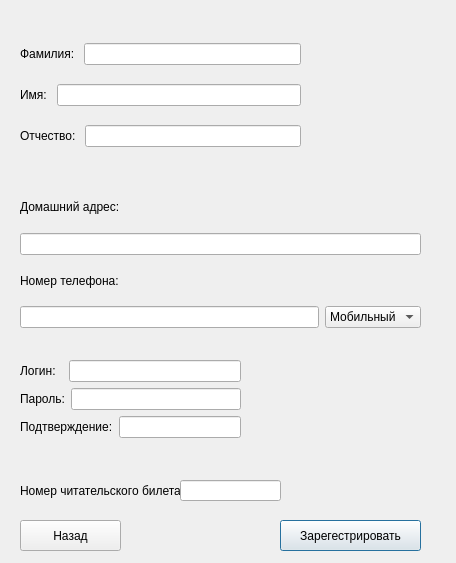
<?xml version="1.0" encoding="UTF-8"?>
<ui version="4.0">
 <class>RegistrationWindow</class>
 <widget class="QDialog" name="RegistrationWindow">
  <property name="geometry">
   <rect>
    <x>0</x>
    <y>0</y>
    <width>456</width>
    <height>563</height>
   </rect>
  </property>
  <property name="windowTitle">
   <string>Регистрация</string>
  </property>
  <widget class="QWidget" name="layoutWidget">
   <property name="geometry">
    <rect>
     <x>20</x>
     <y>30</y>
     <width>281</width>
     <height>131</height>
    </rect>
   </property>
   <layout class="QVBoxLayout" name="verticalLayout">
    <item>
     <layout class="QHBoxLayout" name="horizontalLayout">
      <item>
       <widget class="QLabel" name="label">
        <property name="text">
         <string>Фамилия: </string>
        </property>
       </widget>
      </item>
      <item>
       <widget class="QLineEdit" name="surname"/>
      </item>
     </layout>
    </item>
    <item>
     <layout class="QHBoxLayout" name="horizontalLayout_2">
      <item>
       <widget class="QLabel" name="label_2">
        <property name="text">
         <string>Имя: </string>
        </property>
       </widget>
      </item>
      <item>
       <widget class="QLineEdit" name="name"/>
      </item>
     </layout>
    </item>
    <item>
     <layout class="QHBoxLayout" name="horizontalLayout_3">
      <item>
       <widget class="QLabel" name="label_3">
        <property name="text">
         <string>Отчество: </string>
        </property>
       </widget>
      </item>
      <item>
       <widget class="QLineEdit" name="middleName"/>
      </item>
     </layout>
    </item>
   </layout>
  </widget>
  <widget class="QWidget" name="layoutWidget_2">
   <property name="geometry">
    <rect>
     <x>20</x>
     <y>187</y>
     <width>401</width>
     <height>141</height>
    </rect>
   </property>
   <layout class="QGridLayout" name="gridLayout">
    <item row="0" column="0">
     <widget class="QLabel" name="label_4">
      <property name="text">
       <string>Домашний адрес: </string>
      </property>
     </widget>
    </item>
    <item row="1" column="0">
     <widget class="QLineEdit" name="home_adress"/>
    </item>
    <item row="2" column="0">
     <widget class="QLabel" name="label_5">
      <property name="text">
       <string>Номер телефона: </string>
      </property>
     </widget>
    </item>
    <item row="3" column="0">
     <layout class="QHBoxLayout" name="horizontalLayout_4">
      <item>
       <widget class="QLineEdit" name="phone"/>
      </item>
      <item>
       <widget class="QComboBox" name="comboBox">
        <item>
         <property name="text">
          <string>Мобильный</string>
         </property>
        </item>
        <item>
         <property name="text">
          <string>Домашний</string>
         </property>
        </item>
       </widget>
      </item>
     </layout>
    </item>
   </layout>
  </widget>
  <widget class="QPushButton" name="pushButton_2">
   <property name="geometry">
    <rect>
     <x>280</x>
     <y>520</y>
     <width>141</width>
     <height>31</height>
    </rect>
   </property>
   <property name="text">
    <string>Зарегестрировать</string>
   </property>
  </widget>
  <widget class="QPushButton" name="pushButton">
   <property name="geometry">
    <rect>
     <x>20</x>
     <y>520</y>
     <width>101</width>
     <height>31</height>
    </rect>
   </property>
   <property name="text">
    <string>Назад</string>
   </property>
  </widget>
  <widget class="QWidget" name="layoutWidget">
   <property name="geometry">
    <rect>
     <x>20</x>
     <y>360</y>
     <width>221</width>
     <height>101</height>
    </rect>
   </property>
   <layout class="QFormLayout" name="formLayout">
    <item row="0" column="0" colspan="2">
     <layout class="QHBoxLayout" name="horizontalLayout_5">
      <item>
       <widget class="QLabel" name="label_6">
        <property name="text">
         <string>Логин:  </string>
        </property>
       </widget>
      </item>
      <item>
       <widget class="QLineEdit" name="login"/>
      </item>
     </layout>
    </item>
    <item row="1" column="0">
     <widget class="QLabel" name="confirm_passw">
      <property name="text">
       <string>Пароль:</string>
      </property>
     </widget>
    </item>
    <item row="1" column="1">
     <widget class="QLineEdit" name="password"/>
    </item>
    <item row="2" column="0" colspan="2">
     <layout class="QHBoxLayout" name="horizontalLayout_7">
      <item>
       <widget class="QLabel" name="label_8">
        <property name="text">
         <string>Подтверждение:</string>
        </property>
       </widget>
      </item>
      <item>
       <widget class="QLineEdit" name="lineEdit_8"/>
      </item>
     </layout>
    </item>
   </layout>
  </widget>
  <widget class="QLabel" name="label_7">
   <property name="geometry">
    <rect>
     <x>20</x>
     <y>480</y>
     <width>161</width>
     <height>21</height>
    </rect>
   </property>
   <property name="text">
    <string>Номер читательского билета:</string>
   </property>
  </widget>
  <widget class="QLineEdit" name="library_card_number">
   <property name="geometry">
    <rect>
     <x>180</x>
     <y>480</y>
     <width>101</width>
     <height>21</height>
    </rect>
   </property>
   <property name="text">
    <string/>
   </property>
  </widget>
 </widget>
 <resources/>
 <connections>
  <connection>
   <sender>pushButton</sender>
   <signal>clicked(bool)</signal>
   <receiver>RegistrationWindow</receiver>
   <slot>reject()</slot>
   <hints>
    <hint type="sourcelabel">
     <x>91</x>
     <y>528</y>
    </hint>
    <hint type="destinationlabel">
     <x>455</x>
     <y>562</y>
    </hint>
   </hints>
  </connection>
  <connection>
   <sender>pushButton_2</sender>
   <signal>clicked()</signal>
   <receiver>RegistrationWindow</receiver>
   <slot>CreateProfile()</slot>
   <hints>
    <hint type="sourcelabel">
     <x>341</x>
     <y>540</y>
    </hint>
    <hint type="destinationlabel">
     <x>711</x>
     <y>607</y>
    </hint>
   </hints>
  </connection>
 </connections>
 <slots>
  <slot>CreateProfile()</slot>
 </slots>
</ui>
